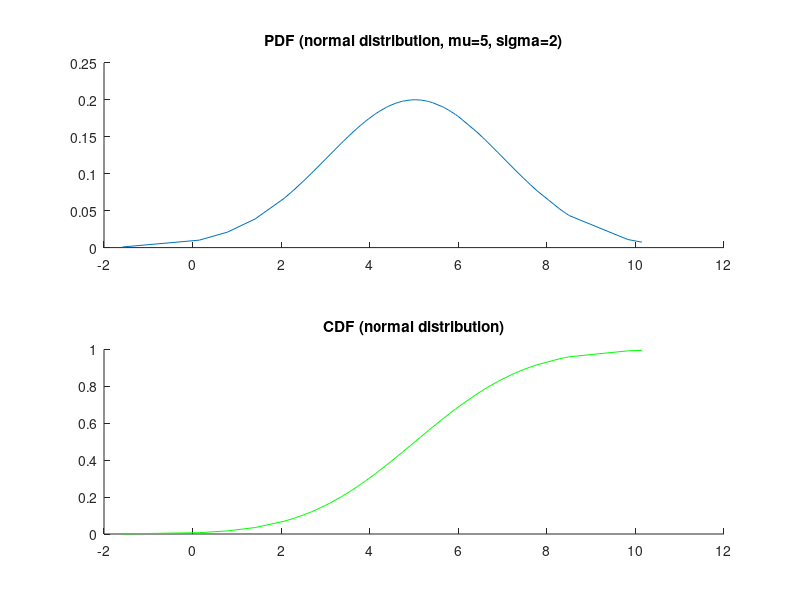
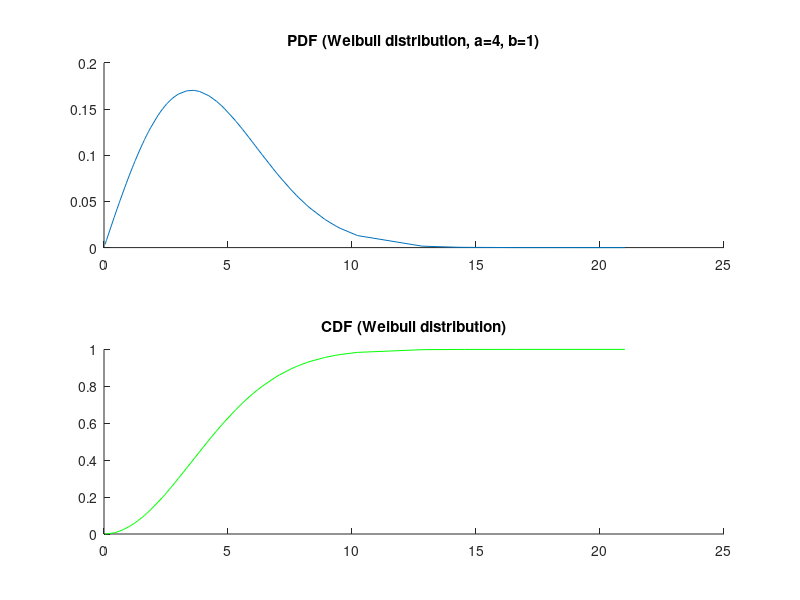
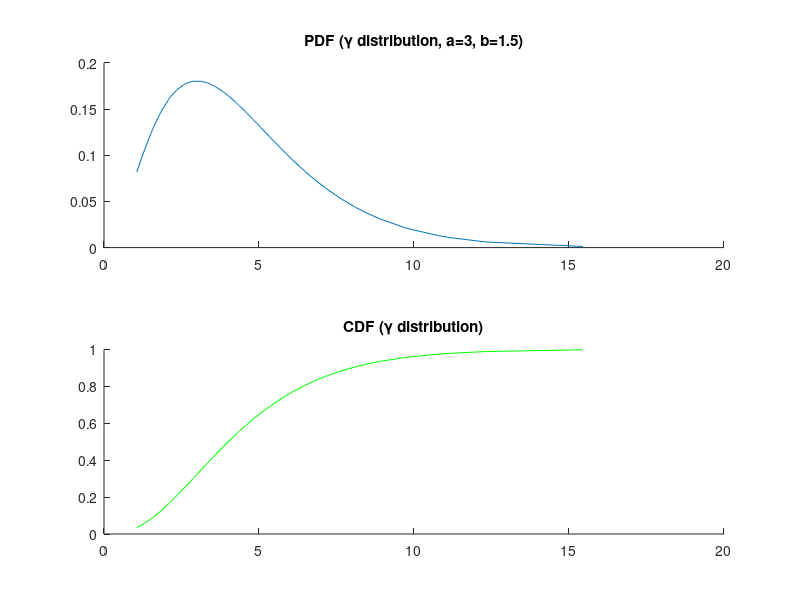
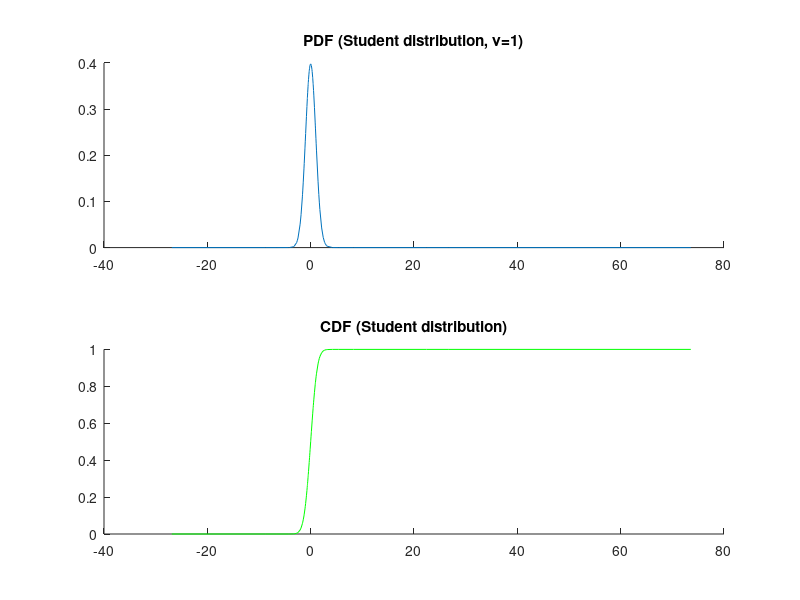

Write MATLAB code to recreate these figures, in order.
%statistics_draft
%task 19

%----Compliance intervals---

p=0.98; %desired probability
p1=1-p;
n=100; %cull quantity
nu=n-1;
t=tinv(1-p1/2,nu); %inverse of Student's CDF
chi_squared_l=chi2inv(1-p1/2,nu); %chi-square inverse CDF (left bound)
chi_squared_r=chi2inv(p1/2,nu); %chi-square (right bound)
TableData = [p, p1,t, chi_squared_l,chi_squared_l]'

%----Normal distribution----

Y1=random(makedist('Normal', 'mu', 5, 'sigma', 2), 1, 100);
[mu1,sigma1,muci1,sigmaci1] = normfit(Y1)
Y1=sort(Y1);
pdf_normal = normpdf(Y1, mu1, sigma1);
cdf_normal = normcdf(Y1, mu1, sigma1);
figure
subplot(2,1,1)
hold on
title('PDF (normal distribution, mu=5, sigma=2)');
plot(Y1, pdf_normal)
subplot(2,1,2)
hold on
title('CDF (normal distribution)');
plot(Y1, cdf_normal, 'green')
%weibull distribution
Y2=random(makedist('Weibull', 'a', 4, 'b', 1), 1, 100);
weibull_param_empiric = fitdist(Y2', 'Weibull')
Y2=sort(Y2);
pdf_weibull = wblpdf(Y2, mu1, sigma1);
cdf_weibull = wblcdf(Y2, mu1, sigma1);
figure
subplot(2,1,1)
hold on
title('PDF (Weibull distribution, a=4, b=1)');
plot(Y2, pdf_weibull)
subplot(2,1,2)
hold on
title('CDF (Weibull distribution)');
plot(Y2, cdf_weibull, 'green')
Y3=random(makedist('gamma', 'a', 3, 'b', 1.5), 1, 100);
[gam_param, pci] = gamfit(Y3)
Y3=sort(Y3);

%----Gamma distribution----

pdf_gam=gampdf(Y3, 3, 1.5);
cdf_gam=gamcdf(Y3,3,1.5);
figure
subplot(2,1,1)
hold on
title('PDF (\gamma distribution, a=3, b=1.5)');
plot(Y3, pdf_gam)
subplot(2,1,2)
hold on
title('CDF (\gamma distribution)');
plot(Y3, cdf_gam, 'green')

%----Student's distribution----

Y4=trnd(ones(1,100));
Y4=sort(Y4);
pdf_student=tpdf(Y4, 99); %99=100-1 (nu)
cdf_student=tcdf(Y4, 99);
figure
subplot(2,1,1)
hold on
title('PDF (Student distribution, \nu=1)');
plot(Y4, pdf_student)
subplot(2,1,2)
hold on
title('CDF (Student distribution)');
plot(Y4, cdf_student, 'green')